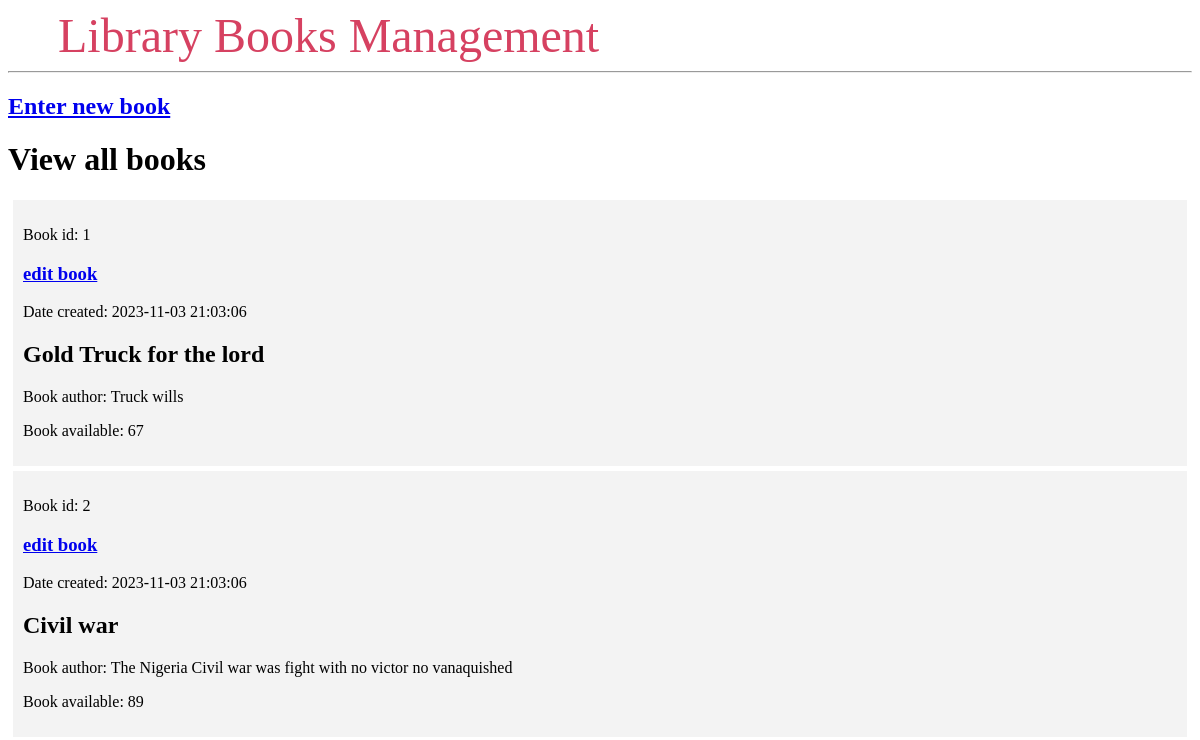
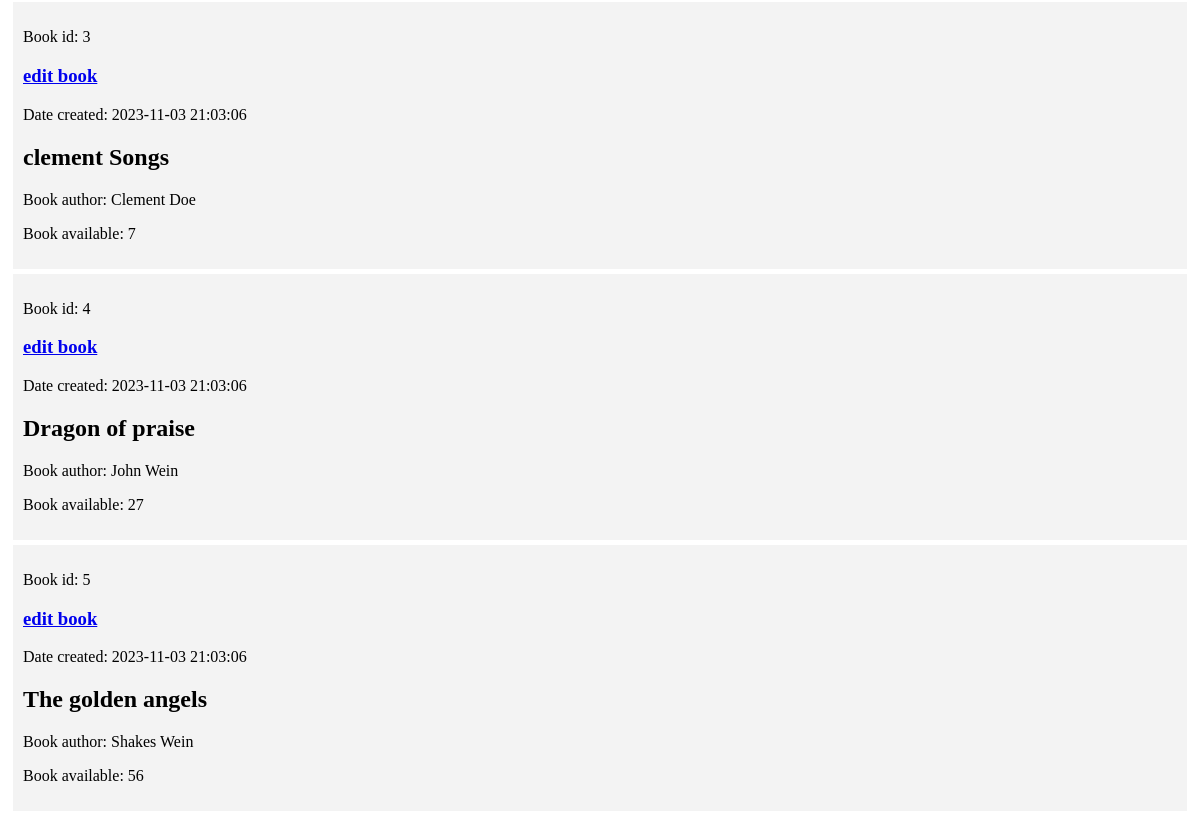
Before: / with the older database file (2 pictures, top to bottom).
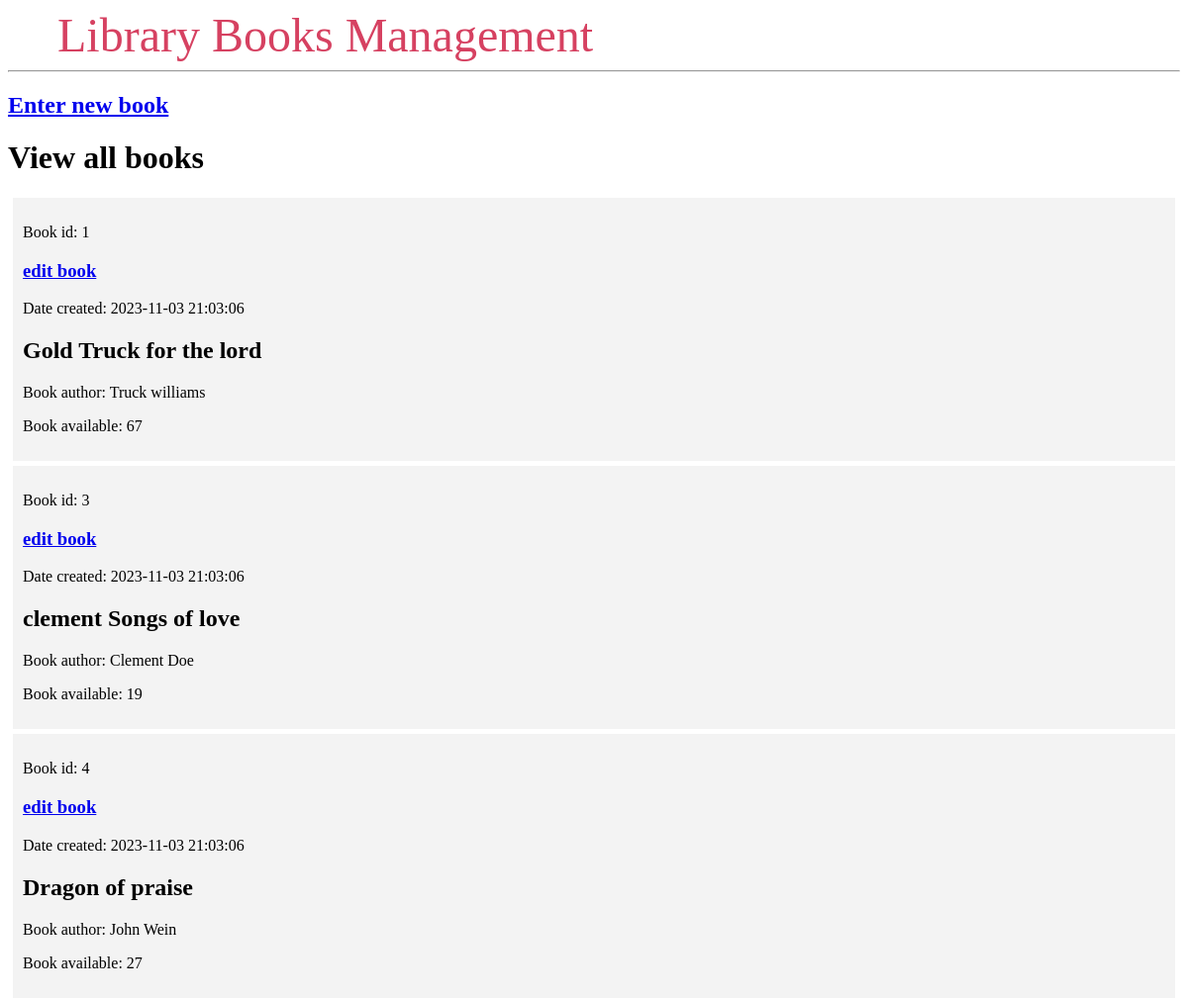
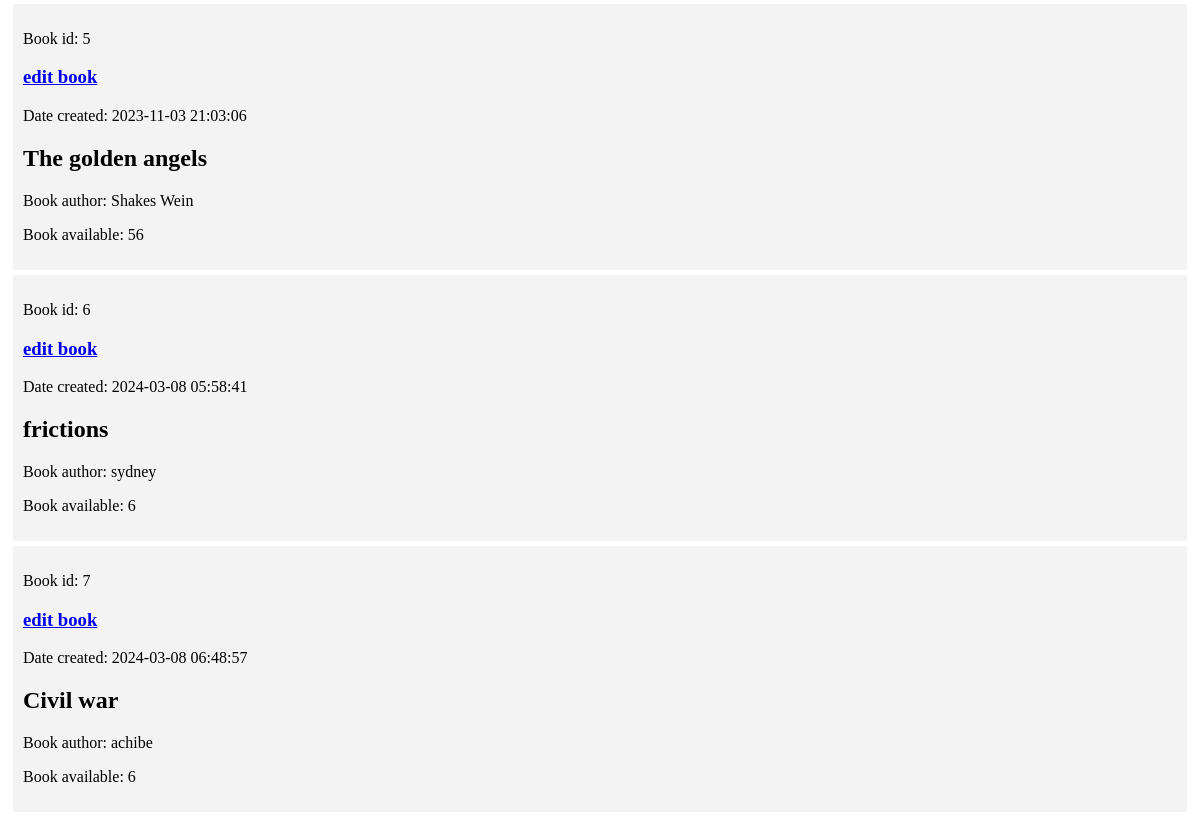
After: the same page with the newer database file (2 pictures, top to bottom).
### tables this page shows
CREATE TABLE book (
  id INTEGER PRIMARY KEY AUTOINCREMENT,
  created TIMESTAMP NOT NULL DEFAULT CURRENT_TIMESTAMP,
  title TEXT NOT NULL,
  author TEXT NOT NULL,
 quantity INTEGER  NOT NULL
  
);

### app.py (the view)
@app.route('/')
def index():
    conn = get_db_connect()
    collects = conn.execute('SELECT * FROM book').fetchall()
    conn.close()
    return render_template('index.html', collects=collects)

### app.py (called while the page is built)
def get_db_connect():
    conn = sqlite3.connect('database.db')
    conn.row_factory = sqlite3.Row
    return conn

### templates/index.html
{% extends 'base.html' %}
{% block content %}
<h2><a href = "/new">Enter new book</a></h2>
    <h1>{% block title %} View all books {% endblock %}</h1>
    {% for post in collects %}
        <div class='post'>
            <p>Book id: {{ post['id'] }} <h3><a href = "{{post['id']}}/edit">edit book</a></h3></p>
            <p>Date created: {{ post['created'] }}</p>
            <h2>{{ post['title'] }}</h2>
            <p>Book author: {{ post['author'] }}</p>
            <p>Book available: {{ post['quantity'] }}</p>
        </div>
    {% endfor %}
{% endblock %}

### templates/base.html (shortened to what this page needs)
<!DOCTYPE html>
<html lang="en">
<head>
</head>
<body>
    <nav>
        <a href="{{ url_for('index') }}">Library Books Management</a>
    </nav>
    <hr>
    <div class="content">
        {% block content %} {% endblock %}
    </div>
</body>
</html>

### templates/base.html (style rules this page uses)
.post { padding: 10px; margin: 5px; background-color: #f3f3f3 }
nav a { color: #d64161; font-size: 3em; margin-left: 50px; text-decoration: none; }

Changed rows visible on the page:
removed book: id "2", created "2023-11-03 21:03:06", title "Civil war", author "The Nigeria Civil war was fight with no victor no vanaquished", quantity "89"
changed book "Gold Truck for the lord": author "Truck wills" → "Truck williams"
changed book "Clement Doe": title "clement Songs" → "clement Songs of love"; quantity "7" → "19"
added book: id "6", created "2024-03-08 05:58:41", title "frictions", author "sydney", quantity "6"
added book: id "7", created "2024-03-08 06:48:57", title "Civil war", author "achibe", quantity "6"
